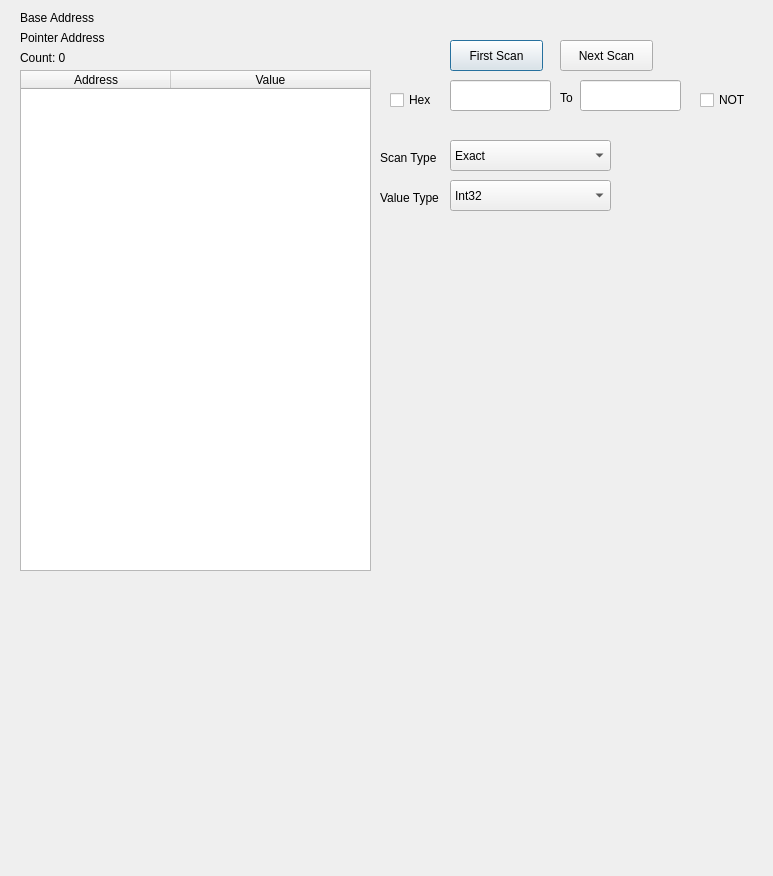
<?xml version="1.0" encoding="utf-8"?>
<ui version="4.0">
 <class>CheatSearch</class>
 <widget class="QDialog" name="CheatSearch">
  <property name="geometry">
   <rect>
    <x>0</x>
    <y>0</y>
    <width>773</width>
    <height>876</height>
   </rect>
  </property>
  <property name="windowTitle">
   <string>Cheat Search</string>
  </property>
  <widget class="QTableWidget" name="tableFound">
   <property name="geometry">
    <rect>
     <x>20</x>
     <y>70</y>
     <width>351</width>
     <height>501</height>
    </rect>
   </property>
   <property name="columnCount">
    <number>2</number>
   </property>
   <attribute name="horizontalHeaderVisible">
    <bool>true</bool>
   </attribute>
   <attribute name="horizontalHeaderDefaultSectionSize">
    <number>150</number>
   </attribute>
   <attribute name="horizontalHeaderStretchLastSection">
    <bool>true</bool>
   </attribute>
   <attribute name="verticalHeaderVisible">
    <bool>false</bool>
   </attribute>
   <column>
    <property name="text">
     <string>Address</string>
    </property>
   </column>
   <column>
    <property name="text">
     <string>Value</string>
    </property>
   </column>
  </widget>
  <widget class="QLineEdit" name="txtSearch">
   <property name="geometry">
    <rect>
     <x>450</x>
     <y>80</y>
     <width>101</width>
     <height>31</height>
    </rect>
   </property>
  </widget>
  <widget class="QComboBox" name="cbValueType">
   <property name="geometry">
    <rect>
     <x>450</x>
     <y>180</y>
     <width>161</width>
     <height>31</height>
    </rect>
   </property>
   <item>
    <property name="text">
     <string>Int32</string>
    </property>
   </item>
   <item>
    <property name="text">
     <string>Int16</string>
    </property>
   </item>
   <item>
    <property name="text">
     <string>Int8</string>
    </property>
   </item>
   <item>
    <property name="text">
     <string>Float</string>
    </property>
   </item>
   <item>
    <property name="text">
     <string>Double</string>
    </property>
   </item>
  </widget>
  <widget class="QPushButton" name="btnFirstScan">
   <property name="geometry">
    <rect>
     <x>450</x>
     <y>40</y>
     <width>93</width>
     <height>31</height>
    </rect>
   </property>
   <property name="text">
    <string>First Scan</string>
   </property>
  </widget>
  <widget class="QPushButton" name="btnNextScan">
   <property name="geometry">
    <rect>
     <x>560</x>
     <y>40</y>
     <width>93</width>
     <height>31</height>
    </rect>
   </property>
   <property name="text">
    <string>Next Scan</string>
   </property>
  </widget>
  <widget class="QLabel" name="lblCount">
   <property name="geometry">
    <rect>
     <x>20</x>
     <y>50</y>
     <width>241</width>
     <height>16</height>
    </rect>
   </property>
   <property name="text">
    <string>Count: 0</string>
   </property>
  </widget>
  <widget class="QCheckBox" name="chkHex">
   <property name="geometry">
    <rect>
     <x>390</x>
     <y>90</y>
     <width>51</width>
     <height>20</height>
    </rect>
   </property>
   <property name="text">
    <string>Hex</string>
   </property>
  </widget>
  <widget class="QCheckBox" name="chkNot">
   <property name="geometry">
    <rect>
     <x>700</x>
     <y>90</y>
     <width>51</width>
     <height>20</height>
    </rect>
   </property>
   <property name="text">
    <string>NOT</string>
   </property>
  </widget>
  <widget class="QLabel" name="label">
   <property name="geometry">
    <rect>
     <x>380</x>
     <y>190</y>
     <width>71</width>
     <height>16</height>
    </rect>
   </property>
   <property name="text">
    <string>Value Type</string>
   </property>
  </widget>
  <widget class="QComboBox" name="cbScanType">
   <property name="geometry">
    <rect>
     <x>450</x>
     <y>140</y>
     <width>161</width>
     <height>31</height>
    </rect>
   </property>
   <item>
    <property name="text">
     <string>Exact</string>
    </property>
   </item>
   <item>
    <property name="text">
     <string>Bigger Than</string>
    </property>
   </item>
   <item>
    <property name="text">
     <string>Smaller Than</string>
    </property>
   </item>
   <item>
    <property name="text">
     <string>Value Between</string>
    </property>
   </item>
  </widget>
  <widget class="QLabel" name="label_2">
   <property name="geometry">
    <rect>
     <x>380</x>
     <y>150</y>
     <width>71</width>
     <height>16</height>
    </rect>
   </property>
   <property name="text">
    <string>Scan Type</string>
   </property>
  </widget>
  <widget class="QLineEdit" name="txtSearchTo">
   <property name="geometry">
    <rect>
     <x>580</x>
     <y>80</y>
     <width>101</width>
     <height>31</height>
    </rect>
   </property>
  </widget>
  <widget class="QLabel" name="lblTo">
   <property name="geometry">
    <rect>
     <x>560</x>
     <y>90</y>
     <width>16</width>
     <height>16</height>
    </rect>
   </property>
   <property name="text">
    <string>To</string>
   </property>
  </widget>
  <widget class="QLabel" name="txtBaseMemoryAddress">
   <property name="geometry">
    <rect>
     <x>20</x>
     <y>10</y>
     <width>391</width>
     <height>16</height>
    </rect>
   </property>
   <property name="text">
    <string>Base Address</string>
   </property>
   <property name="textInteractionFlags">
    <set>Qt::LinksAccessibleByMouse|Qt::TextSelectableByMouse</set>
   </property>
  </widget>
  <widget class="QLabel" name="txtPointerAddress">
   <property name="geometry">
    <rect>
     <x>20</x>
     <y>30</y>
     <width>421</width>
     <height>16</height>
    </rect>
   </property>
   <property name="text">
    <string>Pointer Address</string>
   </property>
   <property name="textInteractionFlags">
    <set>Qt::LinksAccessibleByMouse|Qt::TextSelectableByMouse</set>
   </property>
  </widget>
 </widget>
 <layoutdefault spacing="6" margin="11"/>
 <resources/>
 <connections/>
</ui>
